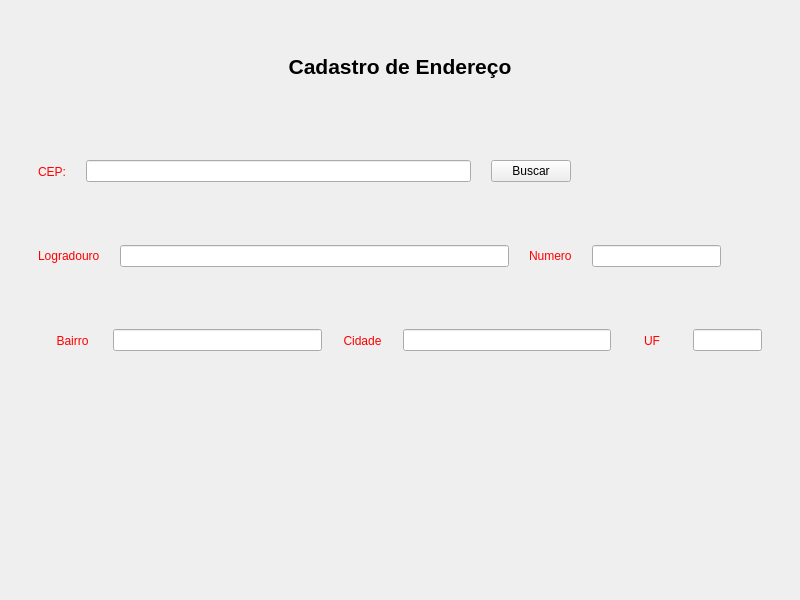
<?xml version="1.0" encoding="UTF-8"?>
<ui version="4.0">
 <class>CadastroEndereco</class>
 <widget class="QWidget" name="CadastroEndereco">
  <property name="geometry">
   <rect>
    <x>0</x>
    <y>0</y>
    <width>800</width>
    <height>600</height>
   </rect>
  </property>
  <property name="windowTitle">
   <string>Form</string>
  </property>
  <property name="styleSheet">
   <string notr="true"/>
  </property>
  <layout class="QVBoxLayout" name="verticalLayout" stretch="1,5">
   <property name="spacing">
    <number>10</number>
   </property>
   <property name="leftMargin">
    <number>20</number>
   </property>
   <property name="topMargin">
    <number>20</number>
   </property>
   <property name="rightMargin">
    <number>20</number>
   </property>
   <property name="bottomMargin">
    <number>20</number>
   </property>
   <item>
    <widget class="QLabel" name="rotuloTituloFormulario">
     <property name="font">
      <font>
       <family>Segoe UI</family>
       <pointsize>16</pointsize>
       <italic>false</italic>
       <bold>true</bold>
      </font>
     </property>
     <property name="text">
      <string>Cadastro de Endereço</string>
     </property>
     <property name="alignment">
      <set>Qt::AlignCenter</set>
     </property>
    </widget>
   </item>
   <item>
    <widget class="QWidget" name="caixaConteudo" native="true">
     <property name="styleSheet">
      <string notr="true">QLabel{
font: 700 16pt &quot;Segoe UI&quot;;
color: red;

}

QLineEdit:disabled{
border:3px dashed black
}</string>
     </property>
     <layout class="QVBoxLayout" name="verticalLayout_2">
      <property name="topMargin">
       <number>10</number>
      </property>
      <property name="bottomMargin">
       <number>200</number>
      </property>
      <item>
       <widget class="QWidget" name="linhaCep" native="true">
        <layout class="QHBoxLayout" name="horizontalLayout">
         <property name="spacing">
          <number>20</number>
         </property>
         <property name="rightMargin">
          <number>200</number>
         </property>
         <item>
          <widget class="QLabel" name="rotuloCep">
           <property name="text">
            <string>CEP:</string>
           </property>
          </widget>
         </item>
         <item>
          <widget class="QLineEdit" name="campoCep"/>
         </item>
         <item>
          <widget class="QPushButton" name="botaoBuscarCep">
           <property name="text">
            <string>Buscar</string>
           </property>
          </widget>
         </item>
        </layout>
       </widget>
      </item>
      <item>
       <widget class="QWidget" name="linhaLogradouro" native="true">
        <layout class="QHBoxLayout" name="horizontalLayout_2" stretch="1,3,1,1">
         <property name="spacing">
          <number>20</number>
         </property>
         <property name="rightMargin">
          <number>50</number>
         </property>
         <item>
          <widget class="QLabel" name="rotuloLogradouro">
           <property name="sizePolicy">
            <sizepolicy hsizetype="Fixed" vsizetype="Preferred">
             <horstretch>0</horstretch>
             <verstretch>0</verstretch>
            </sizepolicy>
           </property>
           <property name="text">
            <string>Logradouro</string>
           </property>
          </widget>
         </item>
         <item>
          <widget class="QLineEdit" name="campoLogradouro">
           <property name="enabled">
            <bool>true</bool>
           </property>
           <property name="styleSheet">
            <string notr="true"/>
           </property>
          </widget>
         </item>
         <item>
          <widget class="QLabel" name="rotuloNumero">
           <property name="sizePolicy">
            <sizepolicy hsizetype="Fixed" vsizetype="Preferred">
             <horstretch>0</horstretch>
             <verstretch>0</verstretch>
            </sizepolicy>
           </property>
           <property name="text">
            <string>Numero</string>
           </property>
          </widget>
         </item>
         <item>
          <widget class="QLineEdit" name="campoNumero"/>
         </item>
        </layout>
       </widget>
      </item>
      <item>
       <widget class="QWidget" name="linhaRegiao" native="true">
        <layout class="QHBoxLayout" name="horizontalLayout_3" stretch="1,3,1,3,1,1">
         <item>
          <widget class="QLabel" name="rotuloBairro">
           <property name="text">
            <string>Bairro</string>
           </property>
           <property name="alignment">
            <set>Qt::AlignCenter</set>
           </property>
          </widget>
         </item>
         <item>
          <widget class="QLineEdit" name="campoBairro"/>
         </item>
         <item>
          <widget class="QLabel" name="rotuloCidade">
           <property name="text">
            <string>Cidade</string>
           </property>
           <property name="alignment">
            <set>Qt::AlignCenter</set>
           </property>
          </widget>
         </item>
         <item>
          <widget class="QLineEdit" name="campoCidade"/>
         </item>
         <item>
          <widget class="QLabel" name="rotuloUF">
           <property name="text">
            <string>UF</string>
           </property>
           <property name="alignment">
            <set>Qt::AlignCenter</set>
           </property>
          </widget>
         </item>
         <item>
          <widget class="QLineEdit" name="campoUF"/>
         </item>
        </layout>
       </widget>
      </item>
     </layout>
    </widget>
   </item>
  </layout>
 </widget>
 <resources/>
 <connections/>
</ui>
